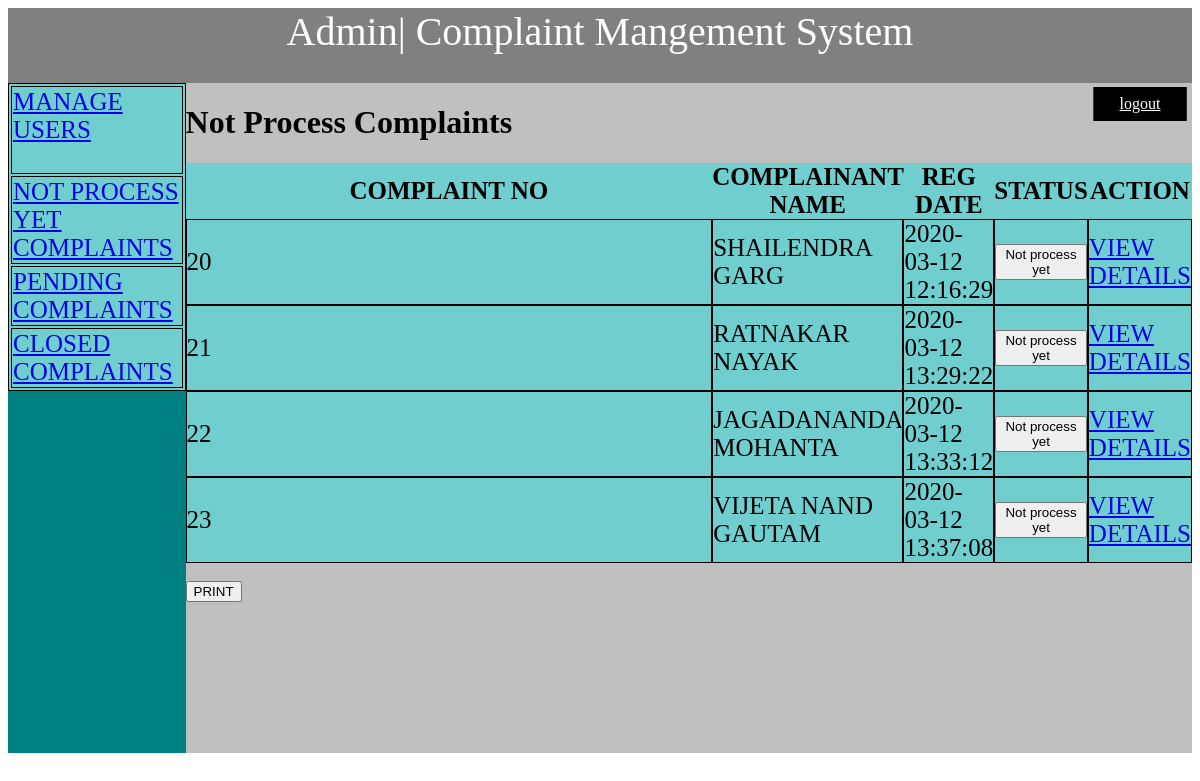
Screenshot of /admin/notprocess-complaint.php (signed in) with the database file from the repository.
### tables this page shows
CREATE TABLE `tblcomplaints` (
  `complaintNumber` int(11) NOT NULL,
  `userId` int(11) DEFAULT NULL,
  `complaintDetails` mediumtext DEFAULT NULL,
  `regDate` timestamp NULL DEFAULT current_timestamp(),
  `status` varchar(50) DEFAULT NULL,
  `lastUpdationDate` timestamp NULL DEFAULT NULL ON UPDATE current_timestamp()
);

CREATE TABLE `users` (
  `id` int(11) NOT NULL,
  `fullName` varchar(255) DEFAULT NULL,
  `userEmail` varchar(255) DEFAULT NULL,
  `password` varchar(255) DEFAULT NULL,
  `contactNo` bigint(11) DEFAULT NULL,
  `regDate` timestamp NOT NULL DEFAULT current_timestamp(),
  `updationDate` time DEFAULT '00:00:00',
  `status` int(1) DEFAULT NULL
);

### admin/notprocess-complaint.php (the view, shortened to what this page needs)
<?php
include('include/config.php');
if(strlen($_SESSION['login'])==0)
	{
header('location:index.php');
}
else{
?>
<html >
<head>
<link rel="stylesheet" type="text/css" href="s.css">
</head>
<body>
	<div >
	  <div class="main">
       <div class="nav">Admin| Complaint Mangement System </div>
        <div class="left">
			<form>
			<table>
			<tr><td> <a href="manage-users.php">Manage Users</a><br><br> </td></tr>
			<tr><td><a href="notprocess-complaint.php">	Not Process Yet Complaints  </a></td></tr>
			<tr><td><a href="inprocess-complaint.php">	Pending Complaints </a> </td></tr>
			<tr><td><a href="closed-complaint.php">	Closed Complaints </a> </td></tr>
			</table>
			</form>
</div>
	 <div class="content">
       <a href="logout.php" class="btnn">logout</a>
       <div><h1>Not Process Complaints</h1>
		</div>
        <table cellpadding="0" cellspacing="0" border="0"  >
		<thead>
			<tr>
				<th>Complaint No</th>
				<th> complainant Name</th>
				<th>Reg Date</th>
				<th>Status</th>
				<th>Action</th>
			</tr>
		</thead>
<tbody>
<?php
$query=mysqli_query($conn,"select tblcomplaints.*,users.fullName as name from tblcomplaints join users on users.id=tblcomplaints.userId where tblcomplaints.status is null ");
while($row=mysqli_fetch_array($query))
{
?>
  <tr>
	<td><?php echo $row['complaintNumber'];?></td>
	<td><?php echo $row['name'];?></td>
	<td><?php echo $row['regDate'];?></td>
	<td><button type="button" class="btn btn-danger">Not process yet</button></td>
	<td><a href="complaint-details.php?cid=<?php echo $row['complaintNumber'];?>"> View Details</a></td>
  </tr>
<?php  } ?>
</tbody>
</table>
<br> <button onclick="myF()">PRINT </button>
	  </div>
    </div>
    </div>
</body>
<?php } ?>

### admin/s.css (style rules this page uses)
div.nav { background-color: gray; width: 100%; height: 75px; text-align: center; font-size: 40px; color: white; }
div.left { background-color: #008080; width: 15%; height: 670px; float: left; }
div.left table,tr,td { border: 1px solid black; outline: none; height: 15px; width:100%; background: #70cece; color: #000000; text-transform:uppercase; font-size: 25px; }
div.content { background-color: #C0C0C0; width: 85%; height: 670px; float: left; overflow: scroll; }
.btnn { border:1px solid #000; padding:7px 25px; color:white; text-decoration:excellance; background-color:black; position:absolute; top:13%; left:95%; transform:translate(-50%,-50%); }

### rows the page displays
tblcomplaints: complaintNumber "20", userId.fullName "SHAILENDRA GARG", regDate "2020-03-12 12:16:29"
tblcomplaints: complaintNumber "21", userId.fullName "RATNAKAR NAYAK", regDate "2020-03-12 13:29:22"
tblcomplaints: complaintNumber "22", userId.fullName "JAGADANANDA MOHANTA", regDate "2020-03-12 13:33:12"
tblcomplaints: complaintNumber "23", userId.fullName "VIJETA NAND GAUTAM", regDate "2020-03-12 13:37:08"
